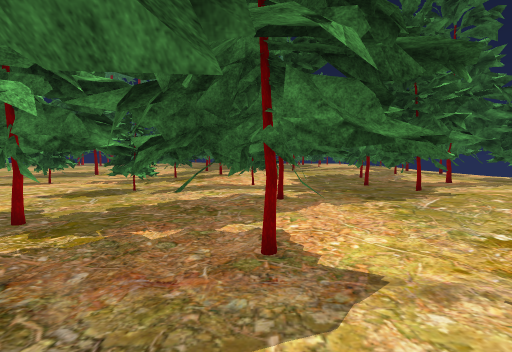
view 1 (above)

24 first-person views from a walk through a Unity game level. The camera is 1.3 m above the floor, tilts 4° down and sees 85° across. The floor is counted in squares, 1 m on a side. Each view is taken from the middle of a square. On the plan, view 1 faces up. The plan holds only what a view shows up to about 13 squares ahead; the rest is blank. The place goes on beyond the plan. The player is left out. Some surface patterns are stand-ins.

view 2
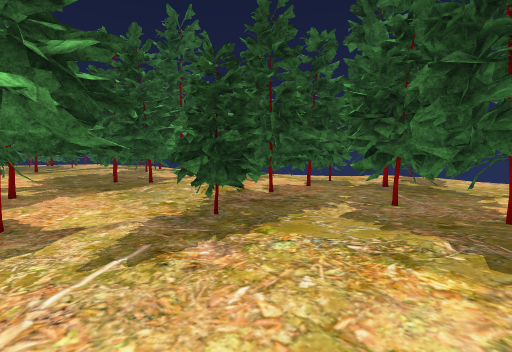

view 3
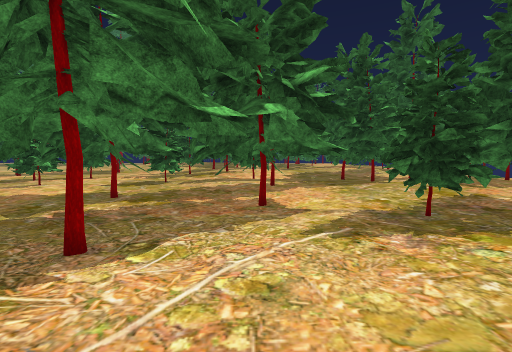

view 4
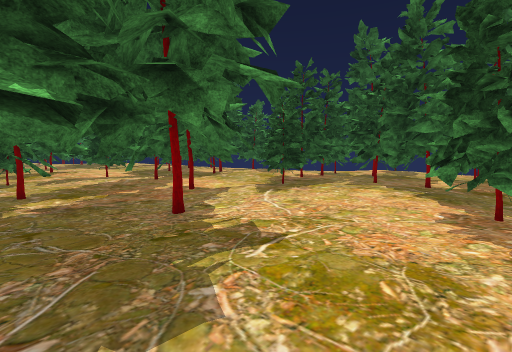

view 5
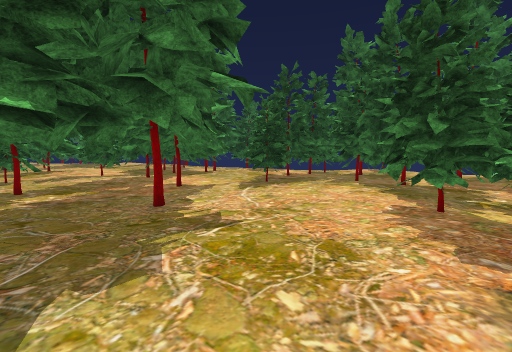

view 6
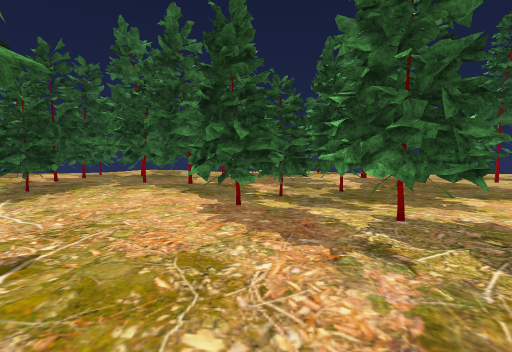

view 7
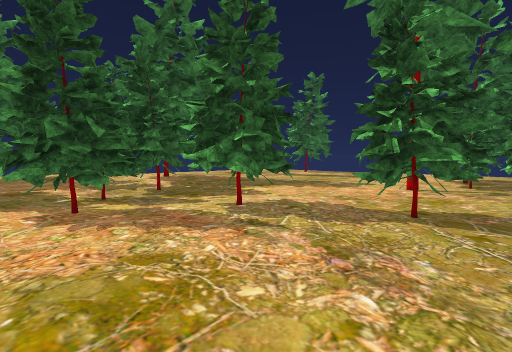

view 8
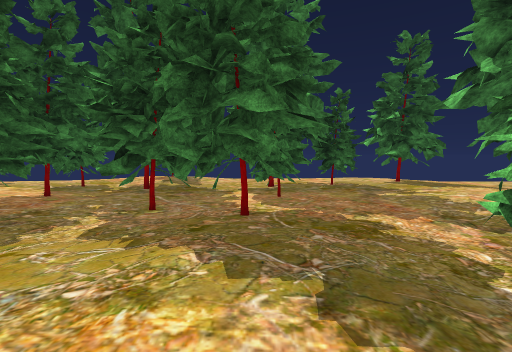

view 9
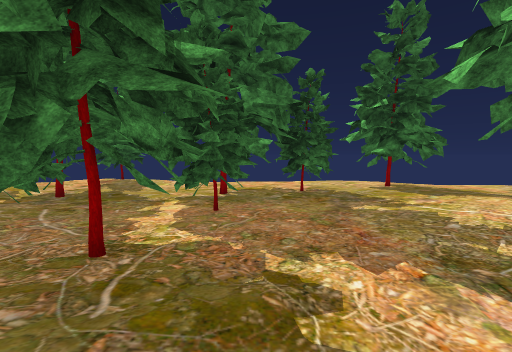

view 10
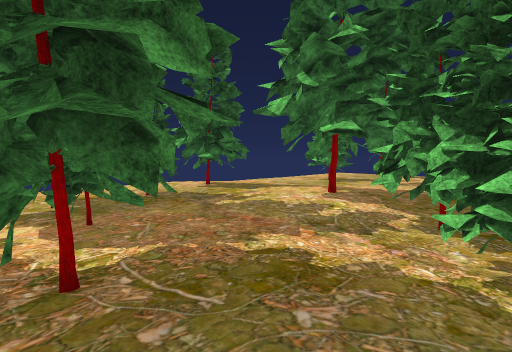

view 11
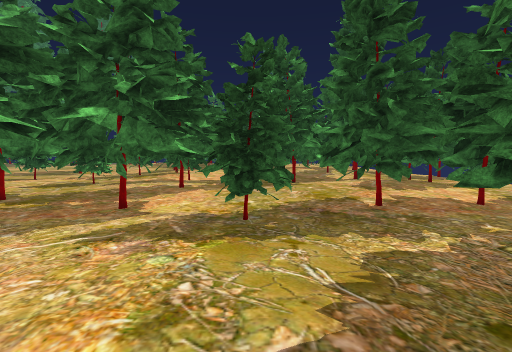

view 12
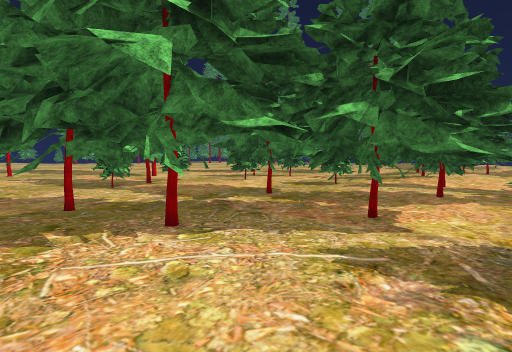

view 13
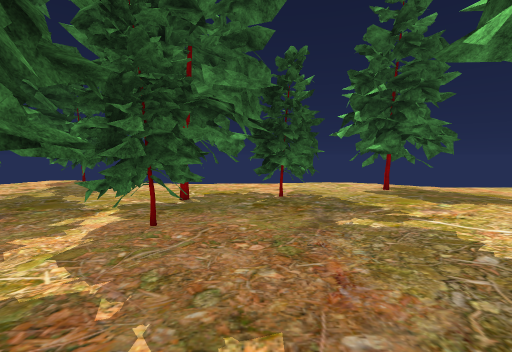

view 14
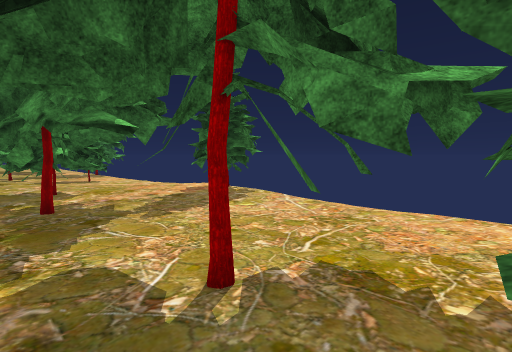

view 15
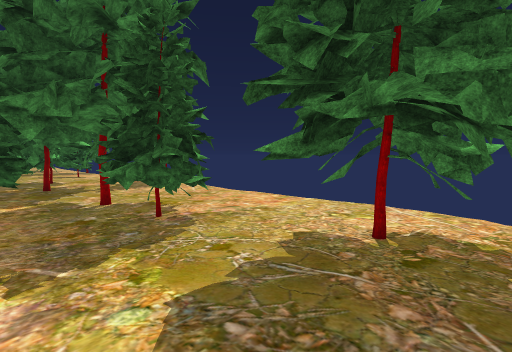

view 16
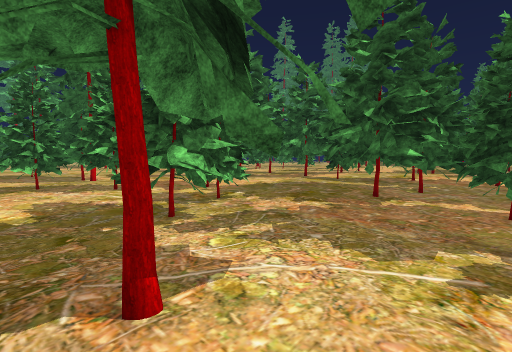

view 17
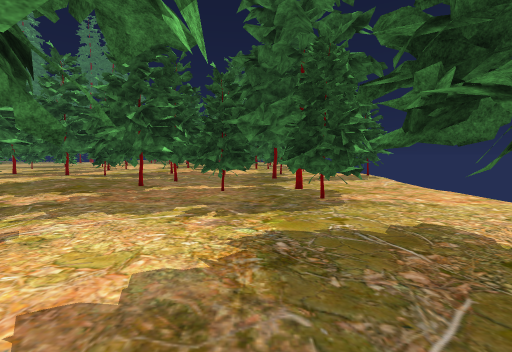

view 18
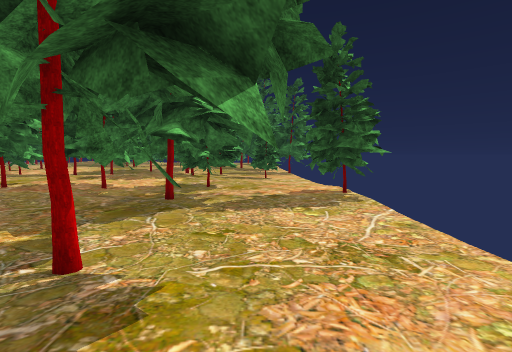

view 19
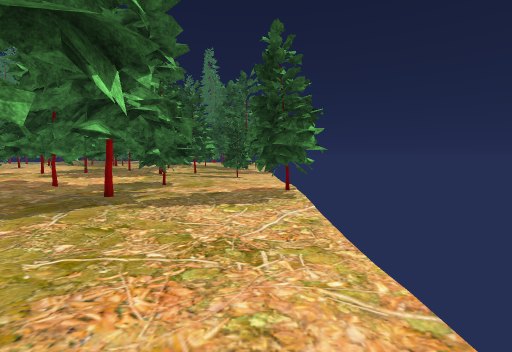

view 20
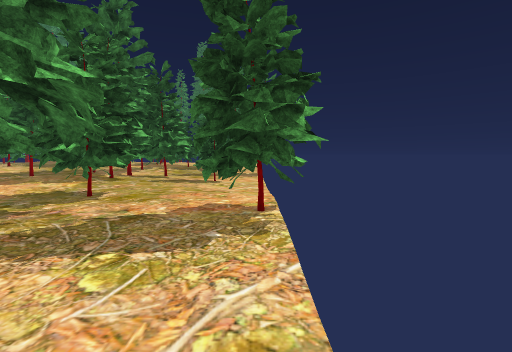

view 21
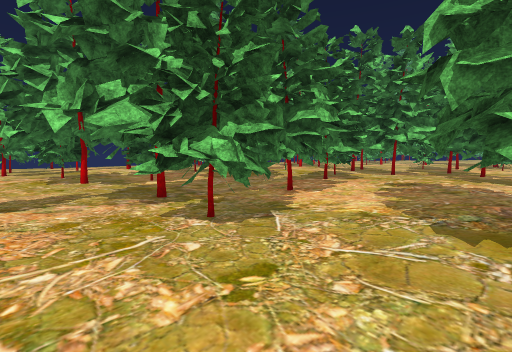

view 22
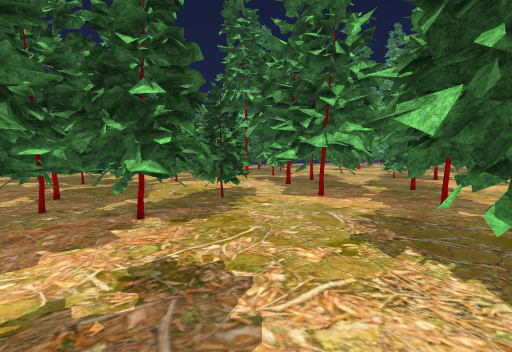

view 23
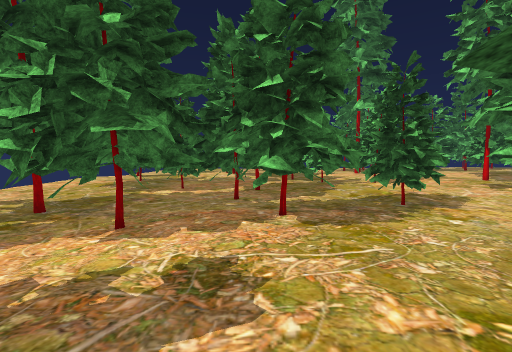

view 24
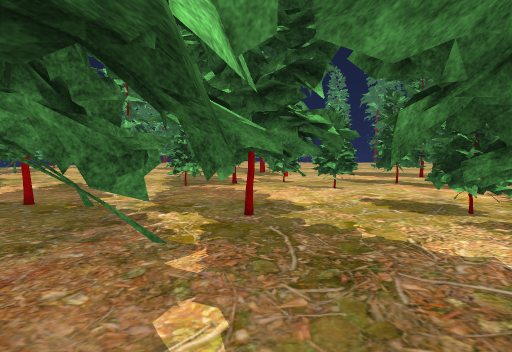

### Floor plan
Key: @ floor where view 1 was taken; # wall or solid block; x gap in a wall; . main floor; : floor 0.25 m higher than the main floor; - floor 0.25 m lower than the main floor; T thing the floor can be seen under or through.
Columns run from 6 left of view 1 to 21 right of it. Each row starts with its distance up from view 1.
 10 --....  #.####.::: ## -----
  9 --...TTTT..###::::###.-----
  8 ##...TTTT.:::::::......----
  7 ###..TTT.:::::::....TT.----
  6 ####..TT...::::..TT.TTT....
  5 #-#--TT.....TTT.TTT-TTT....
  4 #---TTT.T...TTTTTTTT TT...T#
  3 ----T TTTTT.TTTTTTT- TT..#T#
  2 ----.....TT..TT   --T-...#T#
  1 TTTT......T...TTT--#--.--.##
  0  TTTT.@......TTTT----------
 -1   T..#..:::..TTTT----------
 -2  TT.....::::TTTT-----#-----
 -3  #.......::.T.TT-TTT-x-----
 -4 .......TT.....TTTTTT.T-----
 -5 ......TTT......--TT-TTTT---
 -6 ......TTTTTT....---.TTT..--
 -7 .....TTT.TTT-.......TTT..--
 -8 ....TTTT-TTTT.......TTT...-
 -9 ....TTT.--TTTT.............
-10 .TTT.TT.-- TTT...#...###...
-11 -TTT....----T...#.....##.#.
-12 -TTT--.------...x.....####-
-13 -------------. x# ....##---
-14 -------------....   .----
-15 --------  ---...   .  ---
-16  ------    ---        ---
-17  -----
-18  ---#
-19   --
-20  #
-21  ##

Where each view was taken, in squares from view 1:
view 1: 0 up, 0 right, facing up
view 2: 3 down, 0 right, facing up-right
view 3: 4 down, 0 right, facing up
view 4: 6 down, 6 left, facing up-right
view 5: 7 down, 6 left, facing up-right
view 6: 6 down, 6 left, facing right
view 7: 4 down, 6 left, facing down-right
view 8: 3 down, 1 right, facing right
view 9: 5 down, 4 right, facing right
view 10: 2 down, 4 right, facing down-right
view 11: 4 down, 4 right, facing up
view 12: 3 down, 3 right, facing up-left
view 13: 6 down, 6 right, facing right
view 14: 6 down, 13 right, facing up-right
view 15: 13 down, 12 right, facing up-right
view 16: 13 down, 12 right, facing up-left
view 17: 15 down, 13 right, facing up
view 18: 7 down, 17 right, facing up
view 19: 7 down, 19 right, facing up
view 20: 3 down, 20 right, facing up
view 21: 10 up, 18 right, facing down-left
view 22: 10 up, 10 right, facing down-left
view 23: 10 up, 8 right, facing down
view 24: 6 up, 2 right, facing left
